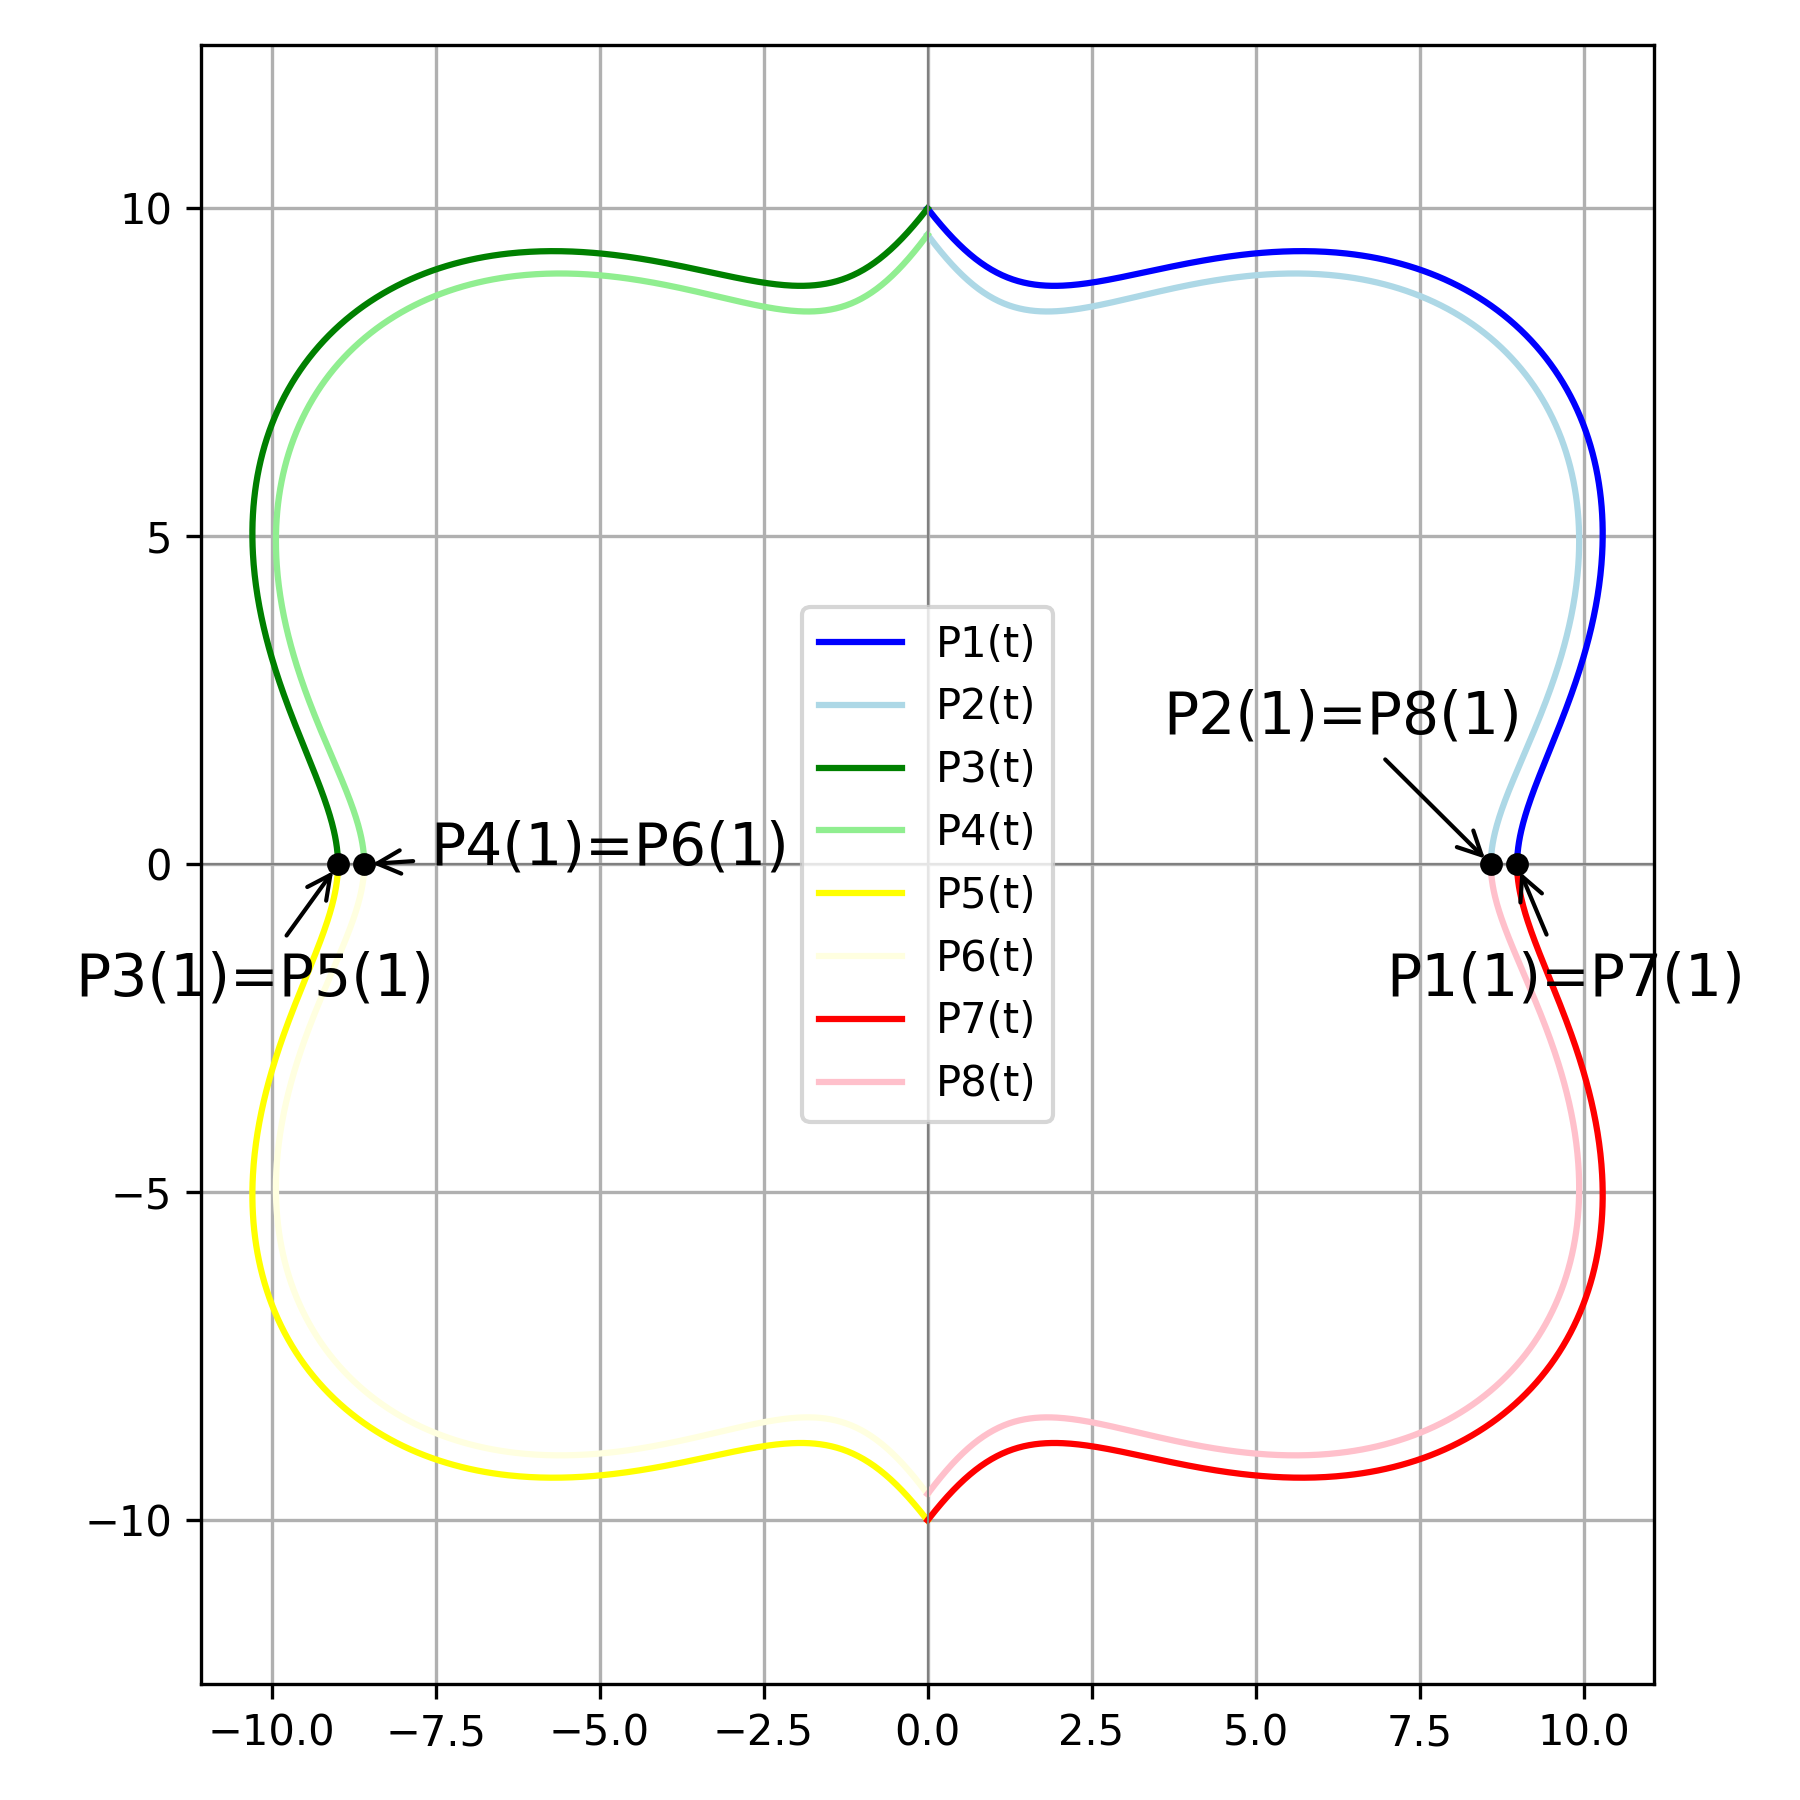

Source code (Python):
import numpy as np
import matplotlib.pyplot as plt

def f(x):
    return (x-1)**2*(x-5)**2+6

theta= np.pi

trans = {
        "rot": np.array([[np.cos(theta), -np.sin(theta)], [np.sin(theta), np.cos(theta)]]),
        "scale": np.array([[4, 0], [0, 0.2]]),
        "shear": np.array([[1, 0.5], [0, 1]]),
        "none": np.array([[1, 0], [0, 1]]),
        "flip": np.array([[-1, 0], [0, 1]])
    }

def affineTrans(A,b,points,points2,label1,label2,label1T,label2T,savename,show=False):
    points_T = A @ points + b[:, None]
    points2_T = A @ points2 + b[:, None]
    if show:
        origin = np.array([[0], [0]])
        i_hat = np.array([[5], [0]])
        j_hat = np.array([[0], [5]])
        i_trans = A @ i_hat
        j_trans = A @ j_hat

        plt.figure(figsize=(6, 3))

        plt.plot(points[0], points[1], label=label1, color='blue')
        plt.plot(points2[0], points2[1], label=label2, color='blue')
        plt.plot(points_T[0], points_T[1], label=label1T, color='green')
        plt.plot(points2_T[0], points2_T[1], label=label2T, color='green')

        # plt.quiver(*origin, *i_hat, angles='xy', scale_units='xy', scale=1, color='grey', label="i-hat")
        # plt.quiver(*origin, *j_hat, angles='xy', scale_units='xy', scale=1, color='grey', label="j-hat")
        # plt.quiver(*(origin), *i_trans, angles='xy', scale_units='xy', scale=1, color='purple', label="Transformed i-hat")
        # plt.quiver(*(origin), *j_trans, angles='xy', scale_units='xy', scale=1, color='orange', label="Transformed j-hat")

        plt.axhline(0, color='gray', linewidth=0.5)
        plt.axvline(0, color='gray', linewidth=0.5)
        plt.axis('equal')
        plt.legend()
        plt.grid(True)
        plt.tight_layout()
        plt.savefig(savename, dpi=300)
    return points_T, points2_T;

def nonLinear(points):
    x = points[0]
    y = points[1]
    angle = -np.pi * x / 36 + np.pi / 2
    x_new = y * np.cos(angle)
    y_new = y * np.sin(angle)
    return np.vstack((x_new, y_new))

def mark_start(P, label, color, dx=1.0, dy=1.0):
    plt.scatter(P[0, 0], P[1, 0], color=color, s=20, zorder=5)
    plt.annotate(
        label,
        xy=(P[0, 0], P[1, 0]),
        xytext=(P[0, 0] + dx, P[1, 0] + dy),
        fontsize=14,
        color=color,
        arrowprops=dict(arrowstyle="->", color=color)
    )

b = np.array([44, 0])
b2 = np.array([22, 623/80])

x_vals = np.linspace(1,5.5, 500)
f_vals = f(x_vals)
f2_vals = f(x_vals)-2

points = np.vstack((x_vals, f_vals))  # shape: (2, N)
points2 = np.vstack((x_vals, f2_vals))

points_T1, points2_T1=affineTrans(trans["scale"],np.array([0,0]), points, points2, "P1(t)", "P2(t)", "T(P1(t))", "T(P2(t))", "./D1/trans1.png",True)

points_T2, points2_T2=affineTrans(trans["flip"],b2, points_T1, points2_T1, "P1(t)", "P2(t)", "T(P1(t))", "T(P2(t))", "./D1/trans2.png",True)

points3, points4=affineTrans(trans["flip"],np.array([0,0]), points_T2, points2_T2, "P1(t)", "P2(t)", "P3(t)", "P4(t)", "./D1/trans3.png",True)

P1=nonLinear(points_T2)
P2=nonLinear(points2_T2)
P3=nonLinear(points3)
P4=nonLinear(points4)

x_grid = np.linspace(-18, 18, 7)
y_grid = np.linspace(-18, 18, 7)

plt.figure(figsize=(6, 3))

for y in y_grid:
    xs = np.linspace(-18, 18, 37)
    ys = np.full_like(xs, y)
    grid_line = np.vstack((xs, ys))
    grid_line_trans = nonLinear(grid_line)
    plt.plot(grid_line_trans[0], grid_line_trans[1], color='gray', linewidth=0.5)

for x in x_grid:
    ys = np.linspace(-18, 18, 37)
    xs = np.full_like(ys, x)
    grid_line = np.vstack((xs, ys))
    grid_line_trans = nonLinear(grid_line)
    plt.plot(grid_line_trans[0], grid_line_trans[1], color='gray', linewidth=0.5)

plt.plot(P1[0], P1[1], label="P1(t)", color='blue')
plt.plot(P2[0], P2[1], label="P2(t)", color='blue')
plt.plot(P3[0], P3[1], label="P3(t)", color='green')
plt.plot(P4[0], P4[1], label="P4(t)", color='green')
plt.axhline(0, color='gray', linewidth=0.5)
plt.axvline(0, color='gray', linewidth=0.5)
plt.axis('equal')
plt.ylim(ymin=0, ymax=12)
plt.xlim(xmin=-12, xmax=12)
plt.legend()
# plt.grid(True)
plt.tight_layout()
plt.savefig("./D1/trans_non_linear.png", dpi=300)

P5=trans["rot"] @ P1
P6=trans["rot"] @ P2
P7=trans["rot"] @ P3
P8=trans["rot"] @ P4

plt.figure(figsize=(6, 6))
plt.plot(P1[0], P1[1], label="P1(t)", color='blue')
plt.plot(P2[0], P2[1], label="P2(t)", color='lightblue')
plt.plot(P3[0], P3[1], label="P3(t)", color='green')
plt.plot(P4[0], P4[1], label="P4(t)", color='lightgreen')
plt.plot(P5[0], P5[1], label="P5(t)", color='yellow')
plt.plot(P6[0], P6[1], label="P6(t)", color='lightyellow')
plt.plot(P7[0], P7[1], label="P7(t)", color='red')
plt.plot(P8[0], P8[1], label="P8(t)", color='pink')

mark_start(P1, "P1(1)=P7(1)", 'black', -2, -2)
mark_start(P2, "P2(1)=P8(1)", 'black', -5, 2)
mark_start(P3, "P3(1)=P5(1)", 'black',-4, -2)
mark_start(P4, "P4(1)=P6(1)", 'black',1,0)

plt.axhline(0, color='gray', linewidth=0.5)
plt.axvline(0, color='gray', linewidth=0.5)
plt.axis('equal')
plt.legend()
plt.grid(True)
plt.tight_layout()
plt.savefig("./D1/D1.png", dpi=300)